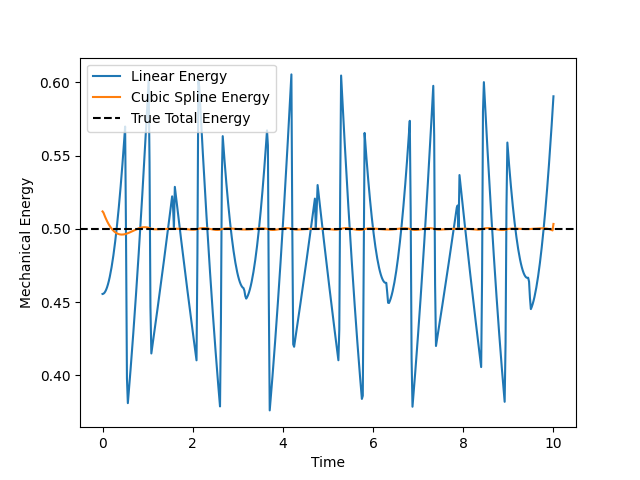

Here is the Python script that generated this plot:
import numpy as np
import matplotlib.pyplot as plt
from scipy.interpolate import interp1d, CubicSpline

# Parameters
m = 1.0
k = 1.0
omega = np.sqrt(k/m)
t = np.linspace(0, 10, 20)          # discrete measurements
x = np.sin(omega * t)               # true SHO positions

# Linear interpolation
lin_interp = interp1d(t, x)
t_fine = np.linspace(0, 10, 500)
x_lin = lin_interp(t_fine)

# Cubic spline
cs_interp = CubicSpline(t, x)
x_cs = cs_interp(t_fine)

# Compute approximate energies
v_lin = np.gradient(x_lin, t_fine)
v_cs = np.gradient(x_cs, t_fine)
KE_lin = 0.5*m*v_lin**2
PE_lin = 0.5*k*x_lin**2
E_lin = KE_lin + PE_lin

KE_cs = 0.5*m*v_cs**2
PE_cs = 0.5*k*x_cs**2
E_cs = KE_cs + PE_cs

plt.plot(t_fine, E_lin, label="Linear Energy")
plt.plot(t_fine, E_cs, label="Cubic Spline Energy")
plt.axhline(0.5*k, color='k', linestyle='--', label="True Total Energy")
plt.legend()
plt.xlabel("Time")
plt.ylabel("Mechanical Energy")
plt.show()
